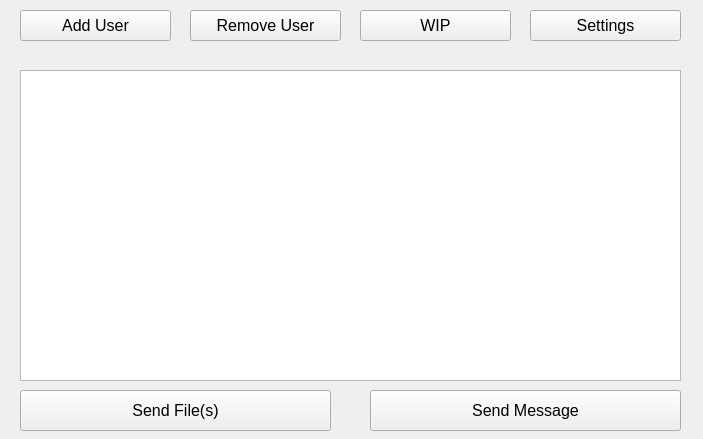
<?xml version="1.0" encoding="UTF-8"?>
<ui version="4.0">
 <class>MainWindow</class>
 <widget class="QMainWindow" name="MainWindow">
  <property name="geometry">
   <rect>
    <x>0</x>
    <y>0</y>
    <width>703</width>
    <height>439</height>
   </rect>
  </property>
  <property name="windowTitle">
   <string>MainWindow</string>
  </property>
  <widget class="QWidget" name="centralWidget">
   <widget class="QPushButton" name="pushButton_2">
    <property name="geometry">
     <rect>
      <x>190</x>
      <y>10</y>
      <width>151</width>
      <height>31</height>
     </rect>
    </property>
    <property name="font">
     <font>
      <pointsize>12</pointsize>
     </font>
    </property>
    <property name="text">
     <string>Remove User</string>
    </property>
   </widget>
   <widget class="QPushButton" name="pushButton_3">
    <property name="geometry">
     <rect>
      <x>360</x>
      <y>10</y>
      <width>151</width>
      <height>31</height>
     </rect>
    </property>
    <property name="font">
     <font>
      <pointsize>12</pointsize>
     </font>
    </property>
    <property name="text">
     <string>WIP</string>
    </property>
   </widget>
   <widget class="QPushButton" name="pushButton_4">
    <property name="geometry">
     <rect>
      <x>530</x>
      <y>10</y>
      <width>151</width>
      <height>31</height>
     </rect>
    </property>
    <property name="font">
     <font>
      <pointsize>12</pointsize>
     </font>
    </property>
    <property name="text">
     <string>Settings</string>
    </property>
   </widget>
   <widget class="QPushButton" name="pushButton">
    <property name="geometry">
     <rect>
      <x>20</x>
      <y>10</y>
      <width>151</width>
      <height>31</height>
     </rect>
    </property>
    <property name="font">
     <font>
      <pointsize>12</pointsize>
     </font>
    </property>
    <property name="text">
     <string>Add User</string>
    </property>
   </widget>
   <widget class="QListWidget" name="listWidget">
    <property name="geometry">
     <rect>
      <x>20</x>
      <y>70</y>
      <width>661</width>
      <height>311</height>
     </rect>
    </property>
    <property name="font">
     <font>
      <pointsize>15</pointsize>
      <weight>75</weight>
      <bold>true</bold>
     </font>
    </property>
   </widget>
   <widget class="QPushButton" name="pushButton_5">
    <property name="geometry">
     <rect>
      <x>20</x>
      <y>390</y>
      <width>311</width>
      <height>41</height>
     </rect>
    </property>
    <property name="font">
     <font>
      <pointsize>12</pointsize>
     </font>
    </property>
    <property name="text">
     <string>Send File(s)</string>
    </property>
   </widget>
   <widget class="QPushButton" name="pushButton_6">
    <property name="geometry">
     <rect>
      <x>370</x>
      <y>390</y>
      <width>311</width>
      <height>41</height>
     </rect>
    </property>
    <property name="font">
     <font>
      <pointsize>12</pointsize>
     </font>
    </property>
    <property name="text">
     <string>Send Message</string>
    </property>
   </widget>
  </widget>
 </widget>
 <layoutdefault spacing="6" margin="11"/>
 <tabstops>
  <tabstop>pushButton</tabstop>
  <tabstop>pushButton_2</tabstop>
  <tabstop>pushButton_3</tabstop>
  <tabstop>pushButton_4</tabstop>
 </tabstops>
 <resources/>
 <connections/>
</ui>
